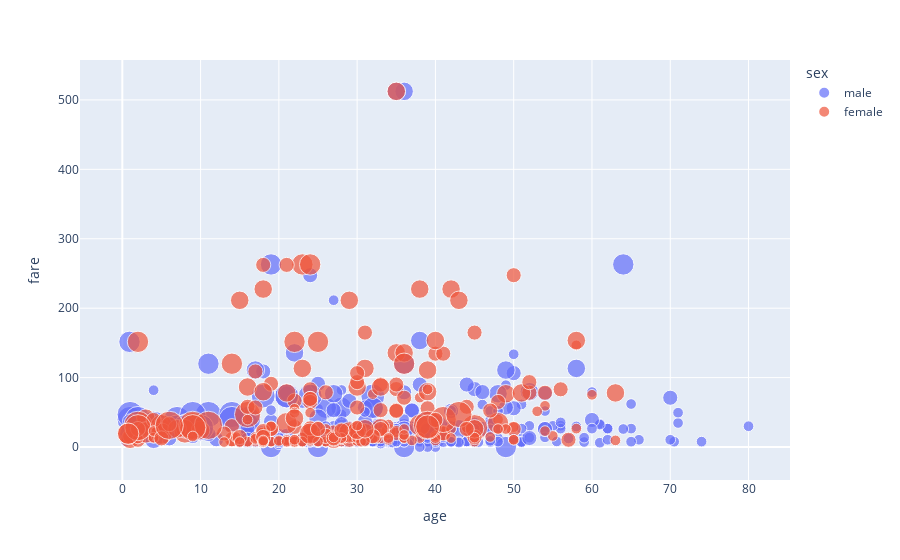

Notebook cell for this chart:
### Code cell
import plotly.express as px
fig = px.scatter(titanic,x="age",y="fare",color="sex",size="count")
fig.show()

### Figure 1 — Plotly figure (JSON) as saved in the notebook; plotly's stock layout.template omitted (floating-point values rounded to 4 significant figures; data arrays with more than 128 entries replaced by an {"elided": "..."} marker saying what was removed)
{"data": [{"hovertemplate": "sex=male<br>age=%{x}<br>fare=%{y}<br>count=%{marker.size}<extra></extra>", "legendgroup": "male", "marker": {"color": "#636efa", "size": {"elided": "453 int values"}, "sizemode": "area", "sizeref": 0.0175, "symbol": "circle"}, "mode": "markers", "name": "male", "orientation": "v", "showlegend": true, "type": "scatter", "x": {"elided": "453 float values"}, "xaxis": "x", "y": {"elided": "453 float values"}, "yaxis": "y"}, {"hovertemplate": "sex=female<br>age=%{x}<br>fare=%{y}<br>count=%{marker.size}<extra></extra>", "legendgroup": "female", "marker": {"color": "#EF553B", "size": {"elided": "259 int values"}, "sizemode": "area", "sizeref": 0.0175, "symbol": "circle"}, "mode": "markers", "name": "female", "orientation": "v", "showlegend": true, "type": "scatter", "x": {"elided": "259 float values"}, "xaxis": "x", "y": {"elided": "259 float values"}, "yaxis": "y"}], "layout": {"legend": {"itemsizing": "constant", "title": {"text": "sex"}, "tracegroupgap": 0}, "margin": {"t": 60}, "xaxis": {"anchor": "y", "domain": [0, 1], "title": {"text": "age"}}, "yaxis": {"anchor": "x", "domain": [0, 1], "title": {"text": "fare"}}}}
